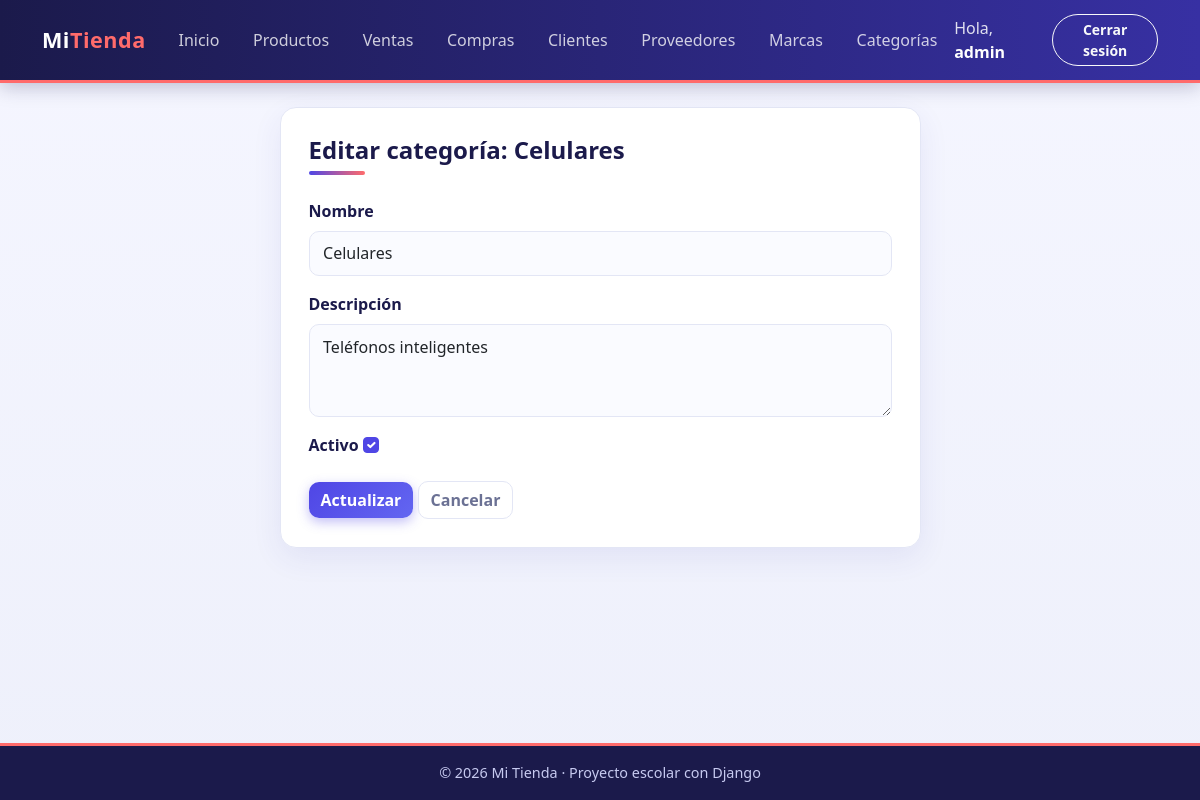
The app's page /facturacion/categorias/editar/1/ (signed in) with its own data.
### facturacion/models.py (models this page shows)
class ModeloBase(models.Model):
    user = models.ForeignKey(                    # 1:N con User: un usuario registra muchos registros
        User,
        on_delete=models.SET_NULL,               # Si borran al usuario, el registro se queda con user vacío
        null=True,                               # SET_NULL necesita que la columna acepte NULL
        blank=True,
        editable=False,                          # No aparece en formularios: lo llena la VISTA, no la persona
        related_name="%(class)s_registrados",    # %(class)s = nombre del modelo → user.producto_registrados
        verbose_name="Registrado por",
    )
    fecha_creacion = models.DateTimeField("Fecha de creación", auto_now_add=True)   # Se llena sola al CREAR
    fecha_modificacion = models.DateTimeField("Última modificación", auto_now=True) # Se actualiza sola en CADA save()
    class Meta:
        abstract = True                          # ← LA CLAVE: modelo "molde", sin tabla propia

class Categoria(ModeloBase):                     # Hereda de ModeloBase (y este de models.Model)
    nombre = models.CharField(max_length=60, unique=True)
    descripcion = models.TextField("Descripción", blank=True)
    activo = models.BooleanField(default=True)
    class Meta:
        verbose_name = "Categoría"
        verbose_name_plural = "Categorías"
        ordering = ["nombre"]
    def __str__(self):
        return self.nombre

### facturacion/views.py (the view, shortened to what this page needs)
# urls.py: path("categorias/editar/<int:pk>/", views.CategoriaUpdateView.as_view(), name="categoria_editar"),
class CategoriaUpdateView(LoginRequiredMixin, UsuarioRegistroMixin, SuccessMessageMixin, UpdateView):   # EDITAR
    model = Categoria
    form_class = CategoriaForm
    template_name = "facturacion/categoria_form.html"
    success_url = reverse_lazy("facturacion:categoria_lista")
    success_message = "Categoría «%(nombre)s» actualizada."
    extra_context = {"titulo": "Editar categoría", "boton": "Actualizar"}

### facturacion/forms.py
class CategoriaForm(forms.ModelForm):
    class Meta:
        model = Categoria
        fields = ["nombre", "descripcion", "activo"]
        widgets = {
            "nombre": forms.TextInput(attrs={"class": "form-control", "placeholder": "Ej: Celulares"}),
            "descripcion": forms.Textarea(attrs={"class": "form-control", "rows": 3}),   # caja grande de texto
            "activo": forms.CheckboxInput(attrs={"class": "form-check-input"}),
        }

### facturacion/templates/facturacion/categoria_form.html (shortened to what this page needs)
{% extends "base.html" %}
{% block contenido %}
<div class="row justify-content-center">
    <div class="col-lg-7">
        <div class="tarjeta">
            <h1 class="h4 titulo-pagina mb-4">{{ titulo }}{% if object %}: {{ object }}{% endif %}</h1>
            <form method="post" novalidate>
                {% for campo in form %}
                    <div class="mb-3">
                        <label class="form-label fw-semibold" for="{{ campo.id_for_label }}">{{ campo.label }}</label>
                        {{ campo }}
                    </div>
                {% endfor %}
                <button type="submit" class="btn btn-principal">{{ boton }}</button>
                <a href="{% url 'facturacion:categoria_lista' %}" class="btn btn-outline-secondary">Cancelar</a>
            </form>
        </div>
    </div>
</div>
{% endblock %}

### templates/base.html (shortened to what this page needs)
{% load static %}
<!DOCTYPE html>
<html lang="es">
<head>
    <link href="https://cdn.jsdelivr.net/npm/bootstrap@5.3.3/dist/css/bootstrap.min.css" rel="stylesheet">
    <link rel="stylesheet" href="{% static 'css/estilos.css' %}">
</head>
<body>
    <nav class="navbar navbar-expand-lg navbar-dark barra">
        <div class="container">
            <a class="navbar-brand fw-bold" href="{% url 'home' %}">Mi<span class="text-warning">Tienda</span></a>
            <div class="collapse navbar-collapse" id="menu">
                <ul class="navbar-nav me-auto">
                    <li class="nav-item"><a class="nav-link" href="{% url 'home' %}">Inicio</a></li>
                    {% if user.is_authenticated %}
                        <li class="nav-item"><a class="nav-link" href="{% url 'facturacion:producto_lista' %}">Productos</a></li>
                        <li class="nav-item"><a class="nav-link" href="{% url 'facturacion:venta_lista' %}">Ventas</a></li>
                        <li class="nav-item"><a class="nav-link" href="{% url 'facturacion:compra_lista' %}">Compras</a></li>
                        <li class="nav-item"><a class="nav-link" href="{% url 'facturacion:cliente_lista' %}">Clientes</a></li>
                        <li class="nav-item"><a class="nav-link" href="{% url 'facturacion:proveedor_lista' %}">Proveedores</a></li>
                        <li class="nav-item"><a class="nav-link" href="{% url 'facturacion:marca_lista' %}">Marcas</a></li>
                        <li class="nav-item"><a class="nav-link" href="{% url 'facturacion:categoria_lista' %}">Categorías</a></li>
                    {% endif %}
                </ul>
                <ul class="navbar-nav align-items-lg-center gap-2">
                    {% if user.is_authenticated %}
                        <li class="nav-item navbar-text">Hola, <a href="{% url 'facturacion:mi_perfil' %}" class="text-white fw-bold text-decoration-none">{{ user.username }}</a></li>
                        <li class="nav-item">
                            <form method="post" action="{% url 'logout' %}" class="m-0">
                                <button type="submit" class="btn btn-sm btn-outline-light">Cerrar sesión</button>
                            </form>
                        </li>
                    {% else %}
                        <li class="nav-item"><a class="nav-link" href="{% url 'login' %}">Ingresar</a></li>
                        <li class="nav-item"><a class="btn btn-sm btn-warning" href="{% url 'registro' %}">Crear cuenta</a></li>
                    {% endif %}
                </ul>
            </div>
        </div>
    </nav>
    <main class="container py-4">
        {% block contenido %}{% endblock %}
    </main>
    <footer class="pie text-center py-3">© 2026 Mi Tienda · Proyecto escolar con Django</footer>
</body>
</html>

### static/css/estilos.css (style rules this page uses)
:root { --indigo-900: #1b1a4b; --indigo-700: #3730a3; --indigo-600: #4f46e5; --indigo-500: #6366f1; --indigo-50: #eef2ff; --coral: #ff6b6b; --texto: #1f2340; --texto-suave:#6b7194; --borde: #e3e6f5; --radio: 16px; }
body { font-family: "Segoe UI", system-ui, -apple-system, Roboto, "Helvetica Neue", Arial, sans-serif; color: var(--texto); background: linear-gradient(180deg, #f5f6ff 0%, #eef0fb 100%); background-attachment: fixed; min-height: 100vh; display: flex; flex-direction: column; }
main { flex: 1; }
.barra { background: linear-gradient(90deg, var(--indigo-900), var(--indigo-700)); box-shadow: 0 4px 18px rgba(27, 26, 75, .25); border-bottom: 3px solid var(--coral); }
.barra .navbar-brand { letter-spacing: .5px; font-size: 1.35rem; }
.barra .text-warning { color: var(--coral) !important; }
.barra .nav-link { color: rgba(255, 255, 255, .78); border-radius: 999px; padding: .4rem .95rem !important; margin: 0 .1rem; transition: background-color .2s, color .2s; }
.barra .btn-outline-light { border-radius: 999px; }
.titulo-pagina { position: relative; padding-bottom: 10px; font-weight: 700; color: var(--indigo-900); }
.titulo-pagina::after { content: ""; position: absolute; left: 0; bottom: 0; width: 56px; height: 4px; border-radius: 4px; background: linear-gradient(90deg, var(--indigo-600), var(--coral)); }
.tarjeta { background-color: #fff; border: 1px solid var(--borde); border-radius: var(--radio); padding: 28px; box-shadow: 0 10px 30px rgba(55, 48, 163, .08); }
.btn { border-radius: 10px; font-weight: 600; transition: all .2s ease; }
.btn-principal { background: linear-gradient(135deg, var(--indigo-600), var(--indigo-500)); color: #fff; border: 0; box-shadow: 0 4px 12px rgba(79, 70, 229, .35); }
.btn-outline-secondary { color: var(--texto-suave); border-color: var(--borde); background: #fff; }
.form-label { font-weight: 600; color: var(--indigo-900); }
.form-control, .form-select { border: 1.5px solid var(--borde); border-radius: 10px; padding: .6rem .85rem; background-color: #fafbff; }
.form-check-input:checked { background-color: var(--indigo-600); border-color: var(--indigo-600); }
.pie { background: var(--indigo-900); color: #c7caf0; font-size: .9rem; border-top: 3px solid var(--coral); }
.barra .navbar-text { color: rgba(255, 255, 255, .85); }

### records on screen
Categoria: nombre "Celulares", form "Celulares" "Teléfonos inteligentes" "☑"

### other values on screen
{{ user.username }} "admin"
{{ titulo }} "Editar categoría"
{{ campo.label }} "Nombre" "Descripción" "Activo"
{{ boton }} "Actualizar"
